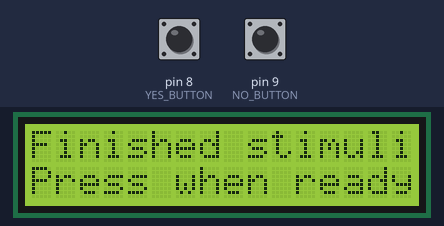
This sketch was run on a simulated Arduino Uno, built with avr-gcc and run on an emulated ATmega328P. Shown: 16×2 character LCD. Inputs (shaded band) come from the test bench; at power-on: pin 9 (NO_BUTTON) HIGH, pin 8 (YES_BUTTON) LOW. Random numbers use the default seed unless the sketch sets one; what the sketch prints to the serial monitor is not drawn.

Above: at 6.6 s.
6.7 s: pin 9 (NO_BUTTON) pulled LOW for 0.7 s
At 7.33 s:
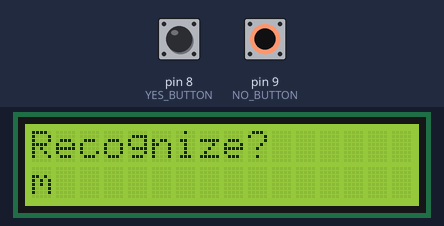
21.3 s: pin 9 (NO_BUTTON) pulled LOW for 3.2 s
At 24.2 s:
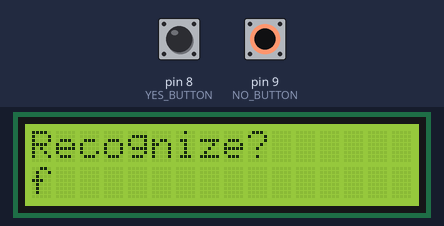
40.3 s: pin 9 (NO_BUTTON) pulled LOW for 3.2 s
At 42.7 s:
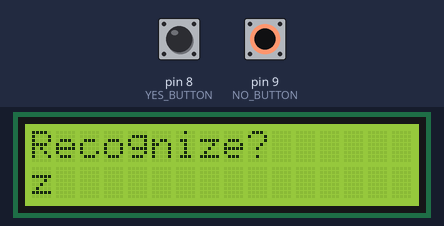
57.4 s: pin 9 (NO_BUTTON) pulled LOW for 1 s
At 58.2 s:
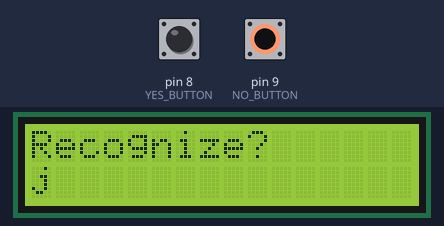
59.9 s: pin 9 (NO_BUTTON) pulled LOW for 3.2 s
At 62.1 s:
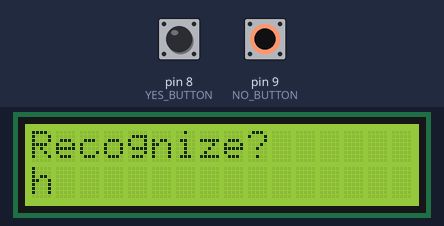
64.6 s: pin 9 (NO_BUTTON) pulled LOW for 0.7 s
At 65.18 s:
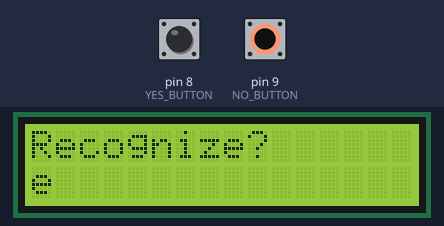
Timing chart, 0 to 67.6 s (numbered marks = the images above; inputs shaded):
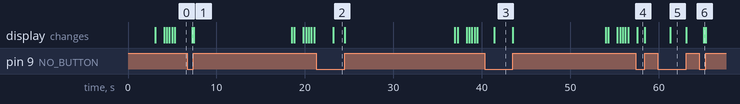

The sketch:

memory_reaction_time.ino
```cpp
// Physics 4BL Group 2 Project 4
// Written by Luke Bender 11-18-20

#include <LiquidCrystal.h>

# define CHARS 0
# define NUMBERS 1
# define CHARS_AND_NUMBERS 2

// MODIFY THESE BETWEEN TESTS ===================
    // Do 5 tests for every STIMULI_LENGTH, TEST_TYPE combination
    const int STIMULI_LENGTH = 1; // 1, 4, 7, 10
    const int TEST_TYPE = CHARS; // CHARS, NUMBERS, CHARS_AND_NUMBERS
// ==============================================

const int WORKING_SET = 4;
const int COMPARE_SET = 10;

// CONSTANTS
const int RS = 12, EN = 11, D4 = 5, D5 = 4, D6 = 3, D7 = 2;

const int LCD_HEIGHT = 2;
const int LCD_WIDTH = 16;

const int YES_BUTTON = 8;
const int NO_BUTTON = 9;

const int BUTTON_DELAY = 300;

const float LOWER_MATCH_CHANCE = 0.4;
const float UPPER_MATCH_CHANCE = 0.6;

const int LOWER_DELAY_TIME = 500;
const int UPPER_DELAY_TIME = 2000;

// GLOBALS
LiquidCrystal lcd(RS, EN, D4, D5, D6, D7);
char memorize_strings[WORKING_SET][STIMULI_LENGTH + 1];
char compare_strings[COMPARE_SET][STIMULI_LENGTH + 1];

// FUNCTIONS
void fill_set(char set[][STIMULI_LENGTH + 1], const int SET_LENGTH);
void clear_set(char set[][STIMULI_LENGTH + 1], const int SET_LENGTH);
void fill_random(char set[][STIMULI_LENGTH + 1], const int SET_LENGTH, int num_random);

void setup()
{
    Serial.begin(9600);

    lcd.begin(LCD_WIDTH, LCD_HEIGHT);

    pinMode(YES_BUTTON, INPUT);
    pinMode(NO_BUTTON, INPUT);

    randomSeed(analogRead(A0));

    lcd.setCursor(0, 0);
    lcd.print("OPEN MONITOR    ");
    lcd.setCursor(0, 1);
    lcd.print("BEFORE TESTING  ");
    delay(3000);
}

void loop() // Perform tests repeatedly
{
    // Indicate Starting
    lcd.setCursor(0, 0);
    lcd.print("Starting...     ");
    lcd.setCursor(0, 1);
    lcd.print("                ");
    delay(1000);

    lcd.setCursor(0, 0);
    lcd.print("Filling lists...");
    lcd.setCursor(0, 1);
    lcd.print("                ");

    // Populate sets
    fill_set(memorize_strings, WORKING_SET);
    fill_set(compare_strings, COMPARE_SET);

    lcd.setCursor(0, 0);
    lcd.print("Filling matches ");
    lcd.setCursor(0, 1);
    lcd.print("...             ");

    // Populate matches with certain chances
    int num_matching = random((int)(LOWER_MATCH_CHANCE * COMPARE_SET), (int)(UPPER_MATCH_CHANCE * COMPARE_SET));
    fill_random(compare_strings, COMPARE_SET, num_matching);

    // Show all stimuli
    for(int i = 0; i != WORKING_SET; i++)
    {
        // Print stimuli
        lcd.setCursor(0, 0);
        lcd.print("Stimulus ");
        lcd.print(i + 1);
        lcd.print(":      ");
        lcd.setCursor(0, 1);
        lcd.print(memorize_strings[i]);

        // Wait for confirmation
        while(digitalRead(YES_BUTTON) == LOW && digitalRead(NO_BUTTON) == LOW) {;}
        delay(BUTTON_DELAY);
    }

    lcd.setCursor(0, 0);
    lcd.print("Finished stimuli");
    lcd.setCursor(0, 1);
    lcd.print("Press when ready");

    // Wait for confirmation
    while(digitalRead(YES_BUTTON) == LOW && digitalRead(NO_BUTTON) == LOW) {;}
    delay(BUTTON_DELAY);

    // Loop through all comparisons
    for(int i = 0; i != COMPARE_SET; i++)
    {
        delay(random(LOWER_DELAY_TIME, UPPER_DELAY_TIME));

        lcd.setCursor(0, 0);
        lcd.print("Recognize?      ");
        lcd.setCursor(0, 1);
        lcd.print("                ");
        lcd.setCursor(0, 1);

        int is_match = 0;

        // Check if matches one of stimuli in working set
        for(int j = 0; j != WORKING_SET; j++)
        {
            is_match = 1;
            for(int k = 0; k != STIMULI_LENGTH; k++)
            {
                if(memorize_strings[j][k] != compare_strings[i][k])
                    is_match = 0;
            }
            if(is_match)
                break;
        }

        // STARTED TIME
        long start_time = millis();
        lcd.print(compare_strings[i]);

        if(is_match) // This is in the stimuli set
        {
            // Wait for user to respond
            while(digitalRead(YES_BUTTON) == LOW && digitalRead(NO_BUTTON) == LOW) {;}

            if(digitalRead(YES_BUTTON) == HIGH) // Correct
            {
                // Calculate time
                long end_time = millis();
                long time_delta = end_time - start_time;

                // Output
                Serial.print(compare_strings[i]);
                Serial.print(",");
                Serial.print(time_delta);
                Serial.print(",");
                Serial.println(1);
            }
            else if (digitalRead(NO_BUTTON) == HIGH) // Wrong
            {
                // Calculate time
                long end_time = millis();
                long time_delta = end_time - start_time;

                // Output
                Serial.print(compare_strings[i]);
                Serial.print(",");
                Serial.print(time_delta);
                Serial.print(",");
                Serial.println(0);
            }
        }
        else
        {
            // Wait for user to respond
            while(digitalRead(YES_BUTTON) == LOW && digitalRead(NO_BUTTON) == LOW) {;}
            if(digitalRead(YES_BUTTON) == HIGH) // Wrong
            {
                // Calculate time
                long end_time = millis();
                long time_delta = end_time - start_time;

                // Output
                Serial.print(compare_strings[i]);
                Serial.print(",");
                Serial.print(time_delta);
                Serial.print(",");
                Serial.println(0);
            }
            else if (digitalRead(NO_BUTTON) == HIGH) // Correct
            {
                // Calculate time
                long end_time = millis();
                long time_delta = end_time - start_time;

                // Output
                Serial.print(compare_strings[i]);
                Serial.print(",");
                Serial.print(time_delta);
                Serial.print(",");
                Serial.println(1);
            }
        }

        // Clean screen
        lcd.setCursor(0, 0);
        lcd.print("                ");
        lcd.setCursor(0, 1);
        lcd.print("                ");
    }

    // Give time to release button
    delay(BUTTON_DELAY);

    // Clear sets for population again
    clear_set(memorize_strings, WORKING_SET);
    clear_set(compare_strings, COMPARE_SET);

    // Don't start another test until ready
    lcd.setCursor(0, 0);
    lcd.print("Finished test   ");
    lcd.setCursor(0, 1);
    lcd.print("Push to run more");

    // Wait for confirmation
    while(digitalRead(YES_BUTTON) == LOW && digitalRead(NO_BUTTON) == LOW) {;}
    delay(BUTTON_DELAY);
}

void fill_set(char set[][STIMULI_LENGTH + 1], const int SET_LENGTH)
{
    for(int i = 0; i != SET_LENGTH; i++)
    {
        for(int j = 0; j != STIMULI_LENGTH; j++)
        {
            switch(TEST_TYPE)
            {
                case(CHARS): // pick random lowercase letter
                    set[i][j] = 97 + random(0, 26); //(rand() % 26);
                    break;
                case(NUMBERS): // pick random digit
                    set[i][j] = 48 + random(0, 10); //(rand() % 10);
                    break;
                case(CHARS_AND_NUMBERS): // pick random lowercase letter or digit
                    int index = random(0, 36); //(rand() % 36);
                    if(index > 9)
                        set[i][j] = index + 87;
                    else
                        set[i][j] = index + 48;
                    break;
            }
        }
        set[i][STIMULI_LENGTH] = '\0'; // add terminating byte for printing
    }
}

void clear_set(char set[][STIMULI_LENGTH + 1], const int SET_LENGTH)
{
    for(int i = 0; i != SET_LENGTH; i++)
    {
        for(int j = 0; j != STIMULI_LENGTH; j++)
        {
            set[i][j] = '\0';
        }
        set[i][STIMULI_LENGTH] = '\0';
    }
}

void fill_random(char set[][STIMULI_LENGTH + 1], const int SET_LENGTH, int num_random)
{
    // Keep track of which elements have been replaced already
    int *replaced = (int*)malloc(sizeof(int) * num_random);
    for(int i = 0; i != num_random; i++)
    {
        replaced[i] = -1;
    }

    // Pick which elements to replace
    for(int i = 0; i != num_random; i++)
    {
        int compare_index;
        int working_index;
        int original = 1;
        while(1)
        {
            original = 1;
            compare_index = random(0, COMPARE_SET);
            for(int j = 0; j != num_random; j++)
            {
                if(compare_index == replaced[j])
                    original = 0;
            }
            if(original)
                break;
        }

        working_index = random(0, WORKING_SET);
        for(int j = 0; j != STIMULI_LENGTH; j++)
        {
            compare_strings[compare_index][j] = memorize_strings[working_index][j];
        }
        compare_strings[compare_index][STIMULI_LENGTH] = '\0';
        replaced[i] = compare_index;
    }
    free(replaced);
}
```

Measured:
- after the input at 59.9 s, the display: changes after 1.4 s (image 5)
